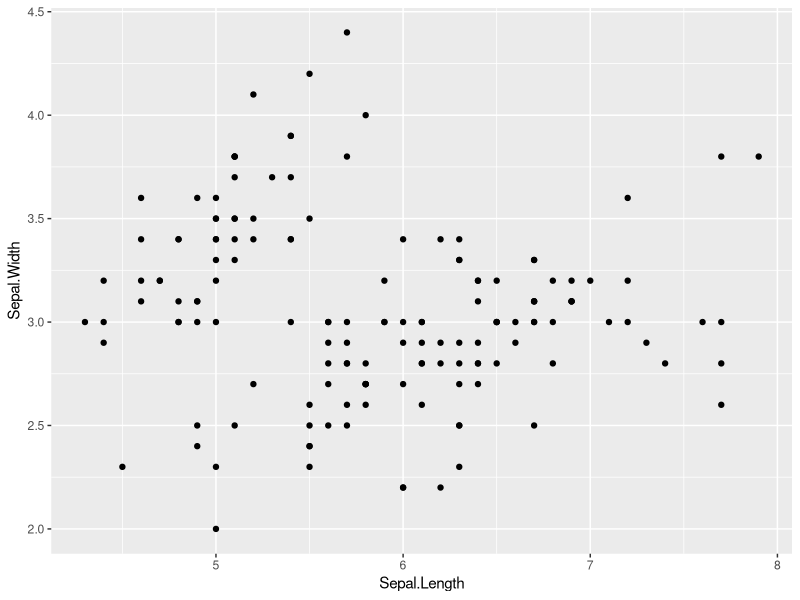
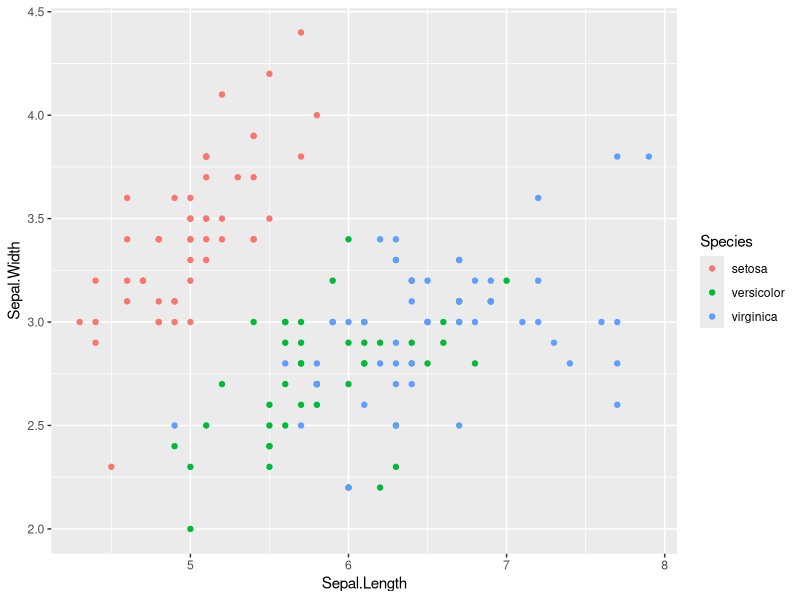
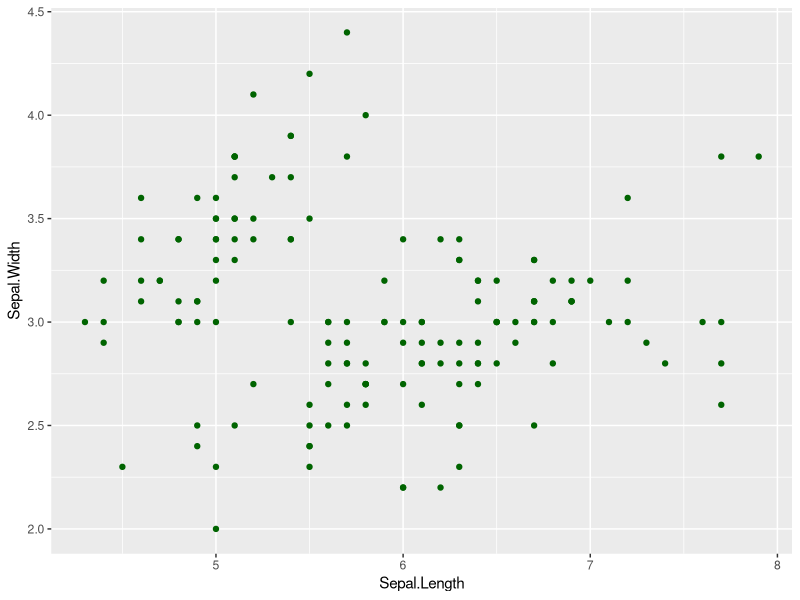
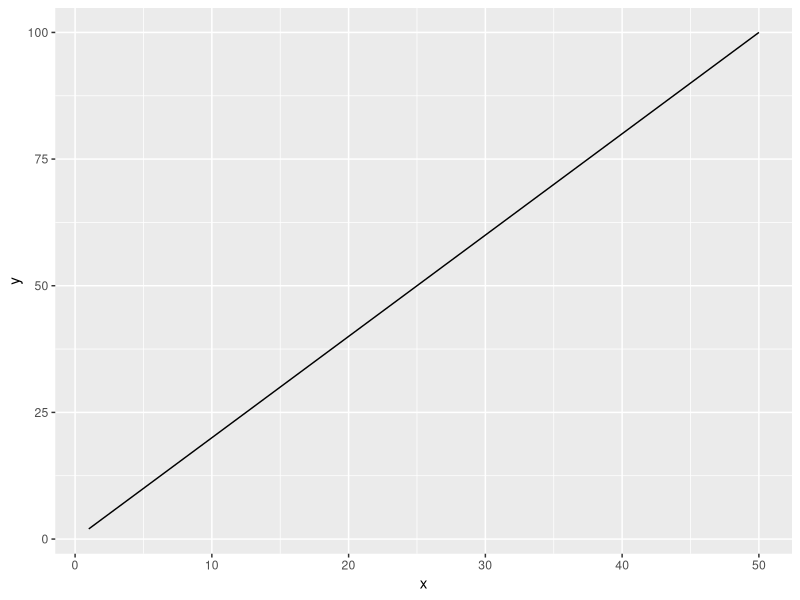

Generate these figures, in order, with R: (Note: this script raises an error after producing the figures.)
library(tidyverse)


# Point figure ------------------------------------------------------------

## Shift +ctrl+ M for pipe

iris %>% 
  ggplot(
    aes(x = Sepal.Length,
        y = Sepal.Width)
  ) +
  geom_point()
## aes(...,color)
iris %>% 
  ggplot(
    aes(x = Sepal.Length,
        y=Sepal.Width,
        color=Species)
  )+
  geom_point()

iris %>% 
  ggplot(
    aes(x = Sepal.Length,
        y= Sepal.Width)
  )+
  geom_point(color = "darkgreen")





# line figure -------------------------------------------------------------

df_x <- tibble(x= 1:50,
       y= 2* x)

df_x %>% 
  ggplot(
    aes(x = x,
        y = y)
  ) +
  geom_line()

# histogram ---------------------------------------------------------------

iris %>%
  ggplot(
    aes(x+ Sepal.Length)
  )+
  geom_histogram()


# boxplot -----------------------------------------------------------------
